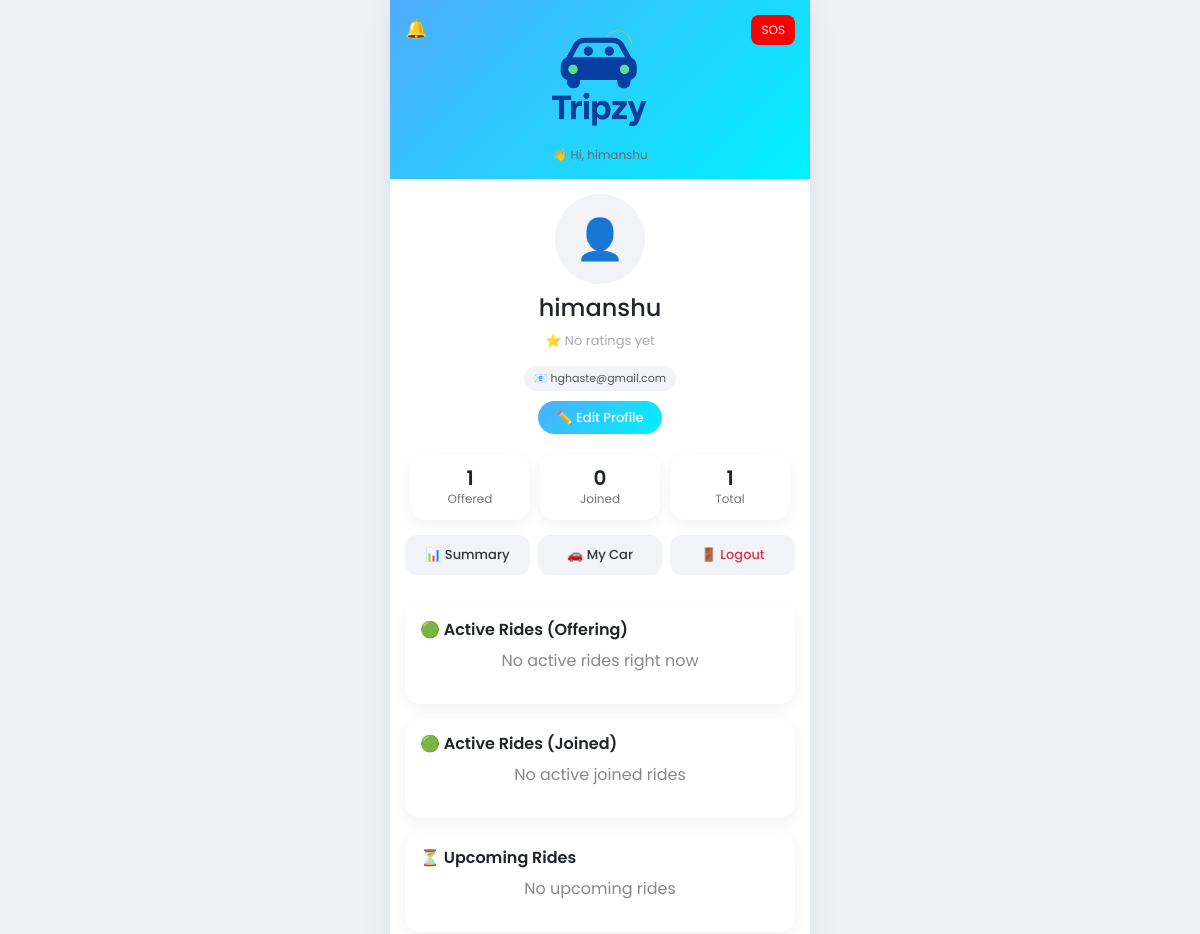
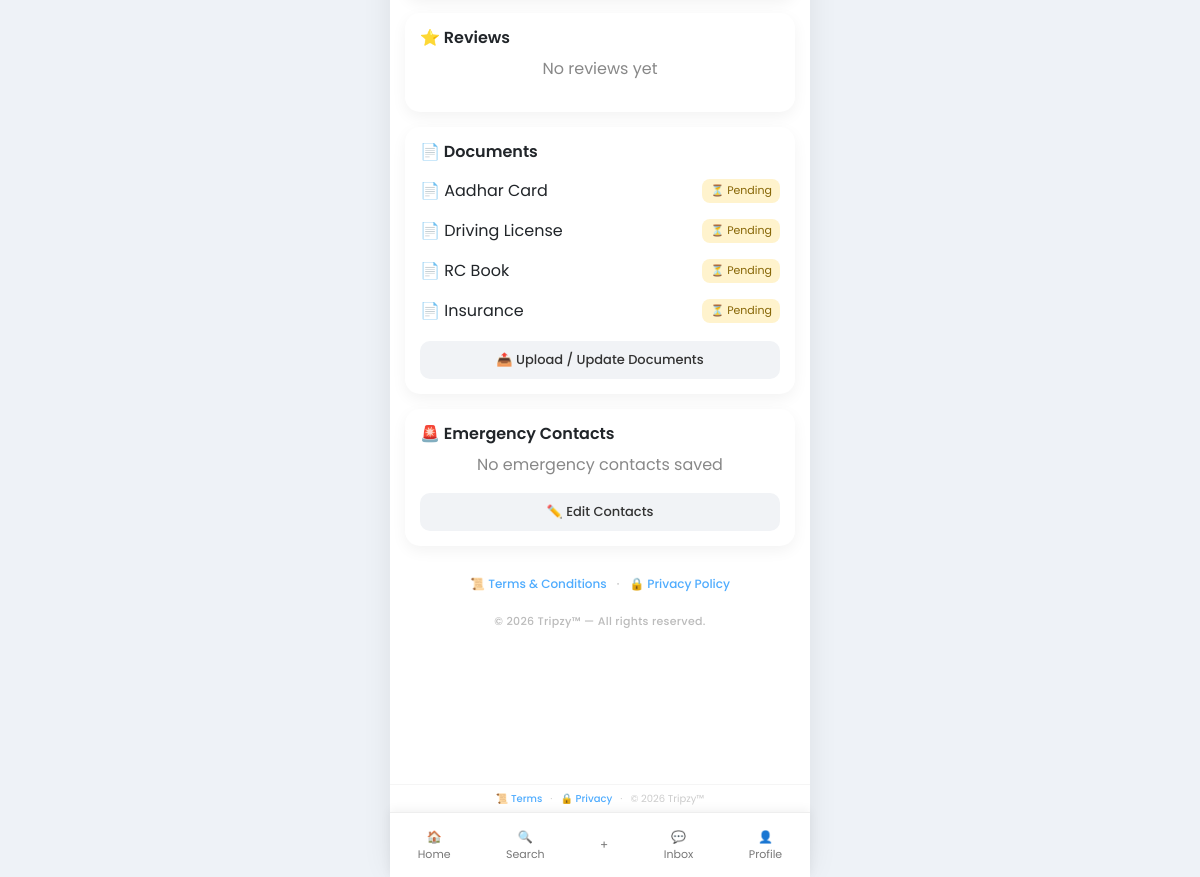
Screenshot of /profile (signed in) with the database file from the repository (2 pictures, top to bottom).
### tables this page shows
CREATE TABLE users (
        id INTEGER PRIMARY KEY AUTOINCREMENT,
        name TEXT,
        email TEXT UNIQUE,
        password TEXT
    , phone TEXT, bio TEXT, photo TEXT, avg_rating REAL DEFAULT 0.0, total_ratings INTEGER DEFAULT 0);

### run.py (the view)
@app.route('/profile')
def profile():
    conn = get_db()
    me = session.get('user_email', '')
    all_offered = conn.execute(
        "SELECT * FROM rides WHERE user_email=?", (me,)
    ).fetchall()
    all_joined = conn.execute('''
        SELECT bookings.id as booking_id, rides.*, bookings.booked_at, bookings.rating
        FROM bookings JOIN rides ON bookings.ride_id = rides.id
        WHERE bookings.user_email=?
    ''', (me,)).fetchall()
    all_offered_e = enrich_rides(all_offered)
    all_joined_e  = enrich_rides(all_joined)
    active_offered   = [r for r in all_offered_e if r['smart_status'] == 'started']
    active_joined    = [r for r in all_joined_e  if r['smart_status'] == 'started']
    upcoming_offered = [r for r in all_offered_e if r['smart_status'] == 'not_started']
    upcoming_joined  = [r for r in all_joined_e  if r['smart_status'] == 'not_started']
    upcoming         = upcoming_offered + upcoming_joined
    contacts = conn.execute(
        "SELECT * FROM emergency_contacts WHERE user_email=? LIMIT 1", (me,)
    ).fetchone()
    if not contacts:
        contacts = conn.execute("SELECT * FROM emergency_contacts LIMIT 1").fetchone()
    verify = conn.execute(
        "SELECT * FROM verification WHERE user_email=? LIMIT 1", (me,)
    ).fetchone()
    if not verify:
        verify = conn.execute("SELECT * FROM verification LIMIT 1").fetchone()
    car = conn.execute(
        "SELECT * FROM cars WHERE user_email=? LIMIT 1", (me,)
    ).fetchone()
    if not car:
        car = conn.execute("SELECT * FROM cars LIMIT 1").fetchone()
    db_user = None
    reviews_received = []
    if 'user_email' in session:
        db_user = conn.execute(
            "SELECT * FROM users WHERE email=?", (session['user_email'],)
        ).fetchone()
        try:
            reviews_received = conn.execute(
                "SELECT * FROM reviews WHERE reviewee_email=? ORDER BY id DESC",
                (session['user_email'],)
            ).fetchall()
        except:
            reviews_received = []
    if db_user:
        db_user_dict = dict(db_user)
    else:
        db_user_dict = {}
    user = {
        "name":          db_user_dict.get('name', session.get('user_name', 'Guest')),
        "email":         db_user_dict.get('email', session.get('user_email', '')),
        "phone":         db_user_dict.get('phone', ''),
        "bio":           db_user_dict.get('bio', ''),
        "photo":         db_user_dict.get('photo', ''),
        "avg_rating":    db_user_dict.get('avg_rating', 0.0) or 0.0,
        "total_ratings": db_user_dict.get('total_ratings', 0) or 0,
        "total_rides":   len(all_offered) + len(all_joined),  # only this user's rides
        "documents":     ["Aadhar Card", "Driving License", "RC Book", "Insurance"]
    }
    conn.close()
    return render_template(
        'profile.html',
        user=user,
        offered=all_offered_e,
        joined=all_joined_e,
        active_offered=active_offered,
        active_joined=active_joined,
        upcoming=upcoming,
        contacts=contacts,
        verify=verify,
        car=car,
        reviews_received=reviews_received
    )

### run.py (called while the page is built, shortened)
@app.context_processor
def inject_notif_count():
    from flask import session
    if 'user_email' in session:
        try:
            conn = get_db()
            count = conn.execute(
                "SELECT COUNT(*) FROM notifications WHERE user_email=? AND is_read=0",
                (session['user_email'],)
            ).fetchone()[0]
            conn.close()
            return dict(notif_count=count)
        except:
            pass
    return dict(notif_count=0)

def get_db():
    conn = sqlite3.connect('tripzy.db')
    conn.row_factory = sqlite3.Row
    return conn

def get_smart_status(ride):
    manual = ride['status']
    if manual in ('started', 'completed'):
        return manual

### templates/profile.html (shortened to what this page needs)
{% extends 'base.html' %}
{% block content %}
<div class="profile-header">
    {% if user.photo %}
        <img src="{{ user.photo }}" class="profile-img"
            onerror="this.outerHTML='<div class=profile-img-placeholder>👤</div>'">
    {% else %}
        <div class="profile-img-placeholder">👤</div>
    {% endif %}
    <h4>{{ user.name }}</h4>
    {% set avg = user.avg_rating | float %}
    {% set total = user.total_ratings | int %}
    {% if avg > 0 %}
    <p class="rating">
        {% for i in range(avg | int) %}⭐{% endfor %}
        <strong>{{ avg }}</strong> / 5 &nbsp;·&nbsp; {{ total }} review{{ 's' if total != 1 else '' }}
    </p>
    {% else %}
    <p class="rating" style="color:#aaa; font-size:13px">⭐ No ratings yet</p>
    {% endif %}
    <div class="profile-contact-row">
        {% if user.email %}
        <span class="profile-tag">📧 {{ user.email }}</span>
        {% endif %}
    </div>
    <a href="/edit-profile" class="edit-profile-btn">✏️ Edit Profile</a>
</div>
<div class="stats-row">
    <div class="stat-card">
        <h5>{{ offered|length }}</h5>
        <p>Offered</p>
    </div>
    <div class="stat-card">
        <h5>{{ joined|length }}</h5>
        <p>Joined</p>
    </div>
    <div class="stat-card">
        <h5>{{ user.total_rides }}</h5>
        <p>Total</p>
    </div>
</div>
<div style="display:flex; gap:8px; margin-bottom:15px;">
    <a href="/summary" class="summary-btn" style="flex:1">📊 Summary</a>
    <a href="/my-car"  class="summary-btn" style="flex:1">🚗 My Car</a>
    <a href="/logout"  class="summary-btn" style="flex:1; color:#dc3545">🚪 Logout</a>
</div>
<div class="card-box">
    <h6>🟢 Active Rides (Offering)</h6>
    {% if active_offered %}
        {% for ride in active_offered %}
        <div class="ride-card-small" id="rideCard{{ ride.id }}">
            <div style="flex:1">
                <strong>{{ ride.from_loc }} → {{ ride.to_loc }}</strong>
                <p>{{ ride.date }} | {{ ride.time }}</p>
                <small>Status: <span class="status-badge started">🟢 Live</span></small>
            </div>
            <span class="price">₹{{ ride.price }}</span>
            <div class="ride-actions mt-2" style="width:100%">
                <a href="/end/{{ ride.id }}" class="mini-btn">⏹ End</a>
                <button onclick="toggleTracking('{{ ride.id }}')" class="mini-btn track-btn" id="trackBtn{{ ride.id }}">📍 Track</button>
                <button onclick="sendSOS('{{ ride.from_loc }}','{{ ride.to_loc }}')" class="mini-btn danger">🚨 SOS</button>
                <button onclick="shareLocation('{{ ride.from_loc }}','{{ ride.to_loc }}')" class="mini-btn">📤 Share</button>
            </div>
            <div class="tracking-panel" id="trackPanel{{ ride.id }}" style="display:none; width:100%">
                <div class="track-status-bar" id="statusBar{{ ride.id }}">🟡 Getting location...</div>
                <iframe id="liveMap{{ ride.id }}" width="100%" height="200"
                    style="border-radius:12px; border:none; margin-top:8px;"
                    src="https://www.google.com/maps?q={{ ride.from_loc }}&output=embed"></iframe>
                <div class="coords-row">
                    <div class="coord-box"><span class="coord-label">Latitude</span><span class="coord-val" id="lat{{ ride.id }}">--</span></div>
                    <div class="coord-box"><span class="coord-label">Longitude</span><span class="coord-val" id="lon{{ ride.id }}">--</span></div>
                    <div class="coord-box"><span class="coord-label">Updated</span><span class="coord-val" id="upd{{ ride.id }}">--</span></div>
                </div>
            </div>
        </div>
        {% endfor %}
    {% else %}
        <p class="empty-text">No active rides right now</p>
    {% endif %}
</div>
<div class="card-box">
    <h6>🟢 Active Rides (Joined)</h6>
    {% if active_joined %}
        {% for ride in active_joined %}
        <div class="ride-card-small">
            <div style="flex:1">
                <strong>{{ ride.from_loc }} → {{ ride.to_loc }}</strong>
                <p>{{ ride.date }} | {{ ride.time }}</p>
                <div style="margin-top:6px; display:flex; gap:6px;">
                    <button onclick="toggleTracking('pass{{ ride.id }}')" class="mini-btn track-btn">📍 Track</button>
                    <button onclick="sendSOS('{{ ride.from_loc }}','{{ ride.to_loc }}')" class="mini-btn danger">🚨 SOS</button>
                </div>
                <div class="tracking-panel" id="trackPanelpass{{ ride.id }}" style="display:none">
                    <div class="track-status-bar" id="statusBarpass{{ ride.id }}">🟡 Getting location...</div>
                    <iframe id="liveMappass{{ ride.id }}" width="100%" height="180"
                        style="border-radius:12px; border:none; margin-top:8px;"
                        src="https://www.google.com/maps?q={{ ride.from_loc }}&output=embed"></iframe>
                    <div class="coords-row">
                        <div class="coord-box"><span class="coord-label">Lat</span><span class="coord-val" id="latpass{{ ride.id }}">--</span></div>
                        <div class="coord-box"><span class="coord-label">Lon</span><span class="coord-val" id="lonpass{{ ride.id }}">--</span></div>
                        <div class="coord-box"><span class="coord-label">Time</span><span class="coord-val" id="updpass{{ ride.id }}">--</span></div>
                    </div>
                </div>
            </div>
            <div class="action-side">
                <span class="price">₹{{ ride.price }}</span>
                <a href="/cancel/{{ ride.booking_id }}" class="cancel-btn">Cancel</a>
            </div>
        </div>
        {% endfor %}
    {% else %}
        <p class="empty-text">No active joined rides</p>
    {% endif %}
</div>
<div class="card-box">
    <h6>⏳ Upcoming Rides</h6>
    {% if upcoming %}
        {% for ride in upcoming %}
        <div class="ride-card-small">
            <div style="flex:1">
                <strong>{{ ride.from_loc }} → {{ ride.to_loc }}</strong>
                <p>{{ ride.date }} | {{ ride.time }}</p>
                {% if ride.get('countdown') %}
                <div class="countdown-inline">⏱️ {{ ride.countdown }}</div>
                {% endif %}
            </div>
            <div style="text-align:right">
                <span class="price">₹{{ ride.price }}</span>
                {% if ride.get('id') %}
                <div style="margin-top:6px">
                    <a href="/start/{{ ride.id }}" class="mini-btn" style="font-size:11px">▶ Start</a>
                </div>
                {% endif %}
            </div>
        </div>
        {% endfor %}
    {% else %}
        <p class="empty-text">No upcoming rides</p>
    {% endif %}
</div>
<div class="card-box">
    <h6>⭐ Reviews</h6>
    {% if reviews_received %}
        {% for r in reviews_received %}
        <div class="review-card">
            <div class="review-top">
                <div class="review-stars">
                    {% for i in range(r.stars | int) %}⭐{% endfor %}
                </div>
                <span class="review-role-tag">{{ r.reviewer_role }}</span>
                <span class="review-date">{{ r.created_at }}</span>
            </div>
            {% if r.review_text %}
            <p class="review-text">"{{ r.review_text }}"</p>
            {% endif %}
        </div>
        {% endfor %}
    {% else %}
        <p class="empty-text">No reviews yet</p>
    {% endif %}
</div>
<div class="card-box">
    <h6>📄 Documents</h6>
    <div class="doc-row">
        <span>📄 Aadhar Card</span>
        {% if verify and verify.aadhar == 'uploaded' %}<span class="badge-verified">✅ Verified</span>
        {% else %}<span class="badge-pending">⏳ Pending</span>{% endif %}
    </div>
    <div class="doc-row">
        <span>📄 Driving License</span>
        {% if verify and verify.license == 'uploaded' %}<span class="badge-verified">✅ Verified</span>
        {% else %}<span class="badge-pending">⏳ Pending</span>{% endif %}
    </div>
    <div class="doc-row">
        <span>📄 RC Book</span>
        {% if verify and verify.rc == 'uploaded' %}<span class="badge-verified">✅ Verified</span>
        {% else %}<span class="badge-pending">⏳ Pending</span>{% endif %}
    </div>
    <div class="doc-row">
        <span>📄 Insurance</span>
        {% if verify and verify.insurance == 'uploaded' %}<span class="badge-verified">✅ Verified</span>
        {% else %}<span class="badge-pending">⏳ Pending</span>{% endif %}
    </div>
    <a href="/verify" class="edit-contacts-btn">📤 Upload / Update Documents</a>
</div>
<div class="card-box">
    <h6>🚨 Emergency Contacts</h6>
    {% if contacts %}
    <div class="contact-row">
        <span>👤 {{ contacts.name1 }}</span>
        <a href="tel:{{ contacts.phone1 }}" class="call-btn">📞 Call</a>
    </div>
    <div class="contact-row">
        <span>👤 {{ contacts.name2 }}</span>
        <a href="tel:{{ contacts.phone2 }}" class="call-btn">📞 Call</a>
    </div>
    {% else %}
    <p class="empty-text">No emergency contacts saved</p>
    {% endif %}
    <a href="/emergency" class="edit-contacts-btn">✏️ Edit Contacts</a>
</div>
<div class="profile-legal-row">
    <a href="/legal?tab=tc">📜 Terms & Conditions</a>
    <span>·</span>
    <a href="/legal?tab=pp">🔒 Privacy Policy</a>
</div>
<div class="legal-footer" style="margin-bottom:80px">
    © 2026 Tripzy™ — All rights reserved.
</div>
{% endblock %}

### templates/base.html (shortened to what this page needs)
<!DOCTYPE html>
<html lang="en">
<head>
    <link href="https://cdn.jsdelivr.net/npm/bootstrap@5.3.0/dist/css/bootstrap.min.css" rel="stylesheet">
    <link rel="stylesheet" href="{{ url_for('static', filename='style.css') }}">
</head>
<body>
<div class="app-container">
    <div class="top-bar text-center">
        <a href="tel:100" class="sos-btn">SOS</a>
        {% if session.get('user_email') %}
        <a href="/notifications" class="notif-btn" id="notifBtn">
            🔔
            {% set unread = namespace(count=0) %}
        </a>
        {% endif %}
        <img src="{{ url_for('static', filename='logo1.png') }}" class="app-logo">
        {% if session.get('user_name') %}
        <p class="tagline">👋 Hi, {{ session.user_name }}</p>
        {% else %}
        <p class="tagline">Your Journey Partner</p>
        {% endif %}
    </div>
    <div class="content">
        {% block content %}
        {% endblock %}
    </div>
    <div class="app-footer">
        <a href="/legal">📜 Terms</a>
        <span>·</span>
        <a href="/legal">🔒 Privacy</a>
        <span>·</span>
        <span>© 2026 Tripzy™</span>
    </div>
    <div class="bottom-nav">
        <a href="{{ url_for('index') }}" class="nav-item">
            🏠
            <span>Home</span>
        </a>
        <a href="{{ url_for('search') }}" class="nav-item">
            🔍
            <span>Search</span>
        </a>
        <a href="{{ url_for('post_ride') }}" class="nav-item center-btn">+</a>
        <a href="{{ url_for('inbox') }}" class="nav-item">
            💬
            <span>Inbox</span>
        </a>
        {% if session.get('user_email') %}
        <a href="{{ url_for('profile') }}" class="nav-item">
            👤
            <span>Profile</span>
        </a>
        {% else %}
        <a href="{{ url_for('login') }}" class="nav-item">
            🔑
            <span>Login</span>
        </a>
        {% endif %}
    </div>
</div>
</body>
</html>

### rows the page displays
users: user_name "himanshu", name "himanshu", email "hghaste@gmail.com"

### other values shown
{{ offered|length }} "1"
{{ joined|length }} "0"
{{ user.total_rides }} "1"
